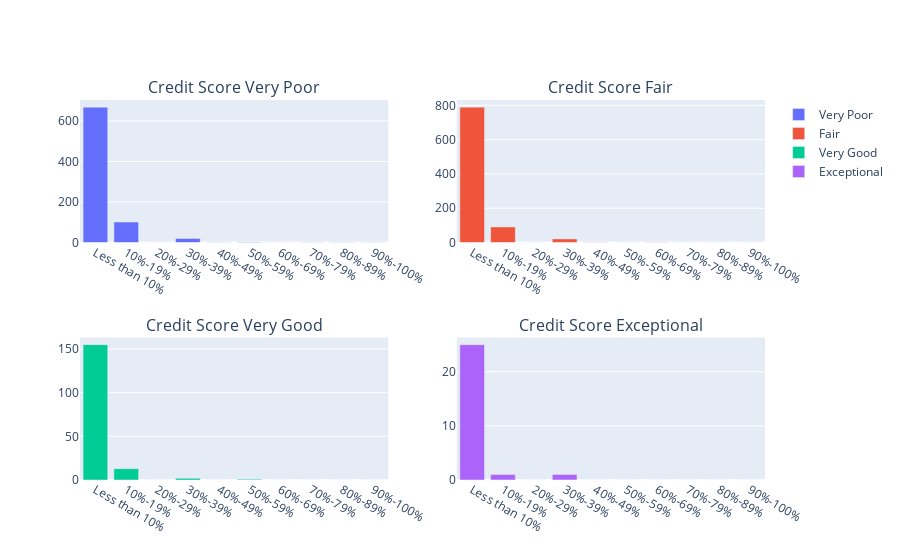

Write notebook code for a chart like this one.
### Code cell
#LETS MAKE SOME BAR GRAPHS USING THE NUMBERS FROM ABOVE
fig = make_subplots(
    rows=2, cols=2,
    subplot_titles=("Credit Score Very Poor", "Credit Score Fair", "Credit Score Very Good", "Credit Score Exceptional"))

fig.add_trace(go.Bar(x=['Less than 10%', '10%-19%', '20%-29%','30%-39%','40%-49%','50%-59%',
                        '60%-69%','70%-79%','80%-89%','90%-100%'],
                     y=[668, 101, 0,20,1,2,0,1,1,1],name='Very Poor'),row=1, col=1)

fig.add_trace(go.Bar(x=['Less than 10%', '10%-19%', '20%-29%','30%-39%','40%-49%','50%-59%',
                        '60%-69%','70%-79%','80%-89%','90%-100%'],
                     y=[790,91,0,21,2,0,2,0,0,0],name='Fair'),row=1, col=2)

fig.add_trace(go.Bar(x=['Less than 10%', '10%-19%', '20%-29%','30%-39%','40%-49%','50%-59%',
                        '60%-69%','70%-79%','80%-89%','90%-100%'],
                    y=[155,13,0,2,0,1,0,0,0,0],name='Very Good'),row=2, col=1)

fig.add_trace(go.Bar(x=['Less than 10%', '10%-19%', '20%-29%','30%-39%','40%-49%','50%-59%',
                        '60%-69%','70%-79%','80%-89%','90%-100%'],
                     y=[25,1,0,1,0,0,0,0,0,0],name='Exceptional'),row=2, col=2)


fig.show()

### Figure 1 — Plotly figure (JSON) as saved in the notebook; plotly's stock layout.template omitted (floating-point values rounded to 4 significant figures)
{"data": [{"name": "Very Poor", "type": "bar", "x": ["Less than 10%", "10%-19%", "20%-29%", "30%-39%", "40%-49%", "50%-59%", "60%-69%", "70%-79%", "80%-89%", "90%-100%"], "xaxis": "x", "y": [668, 101, 0, 20, 1, 2, 0, 1, 1, 1], "yaxis": "y"}, {"name": "Fair", "type": "bar", "x": ["Less than 10%", "10%-19%", "20%-29%", "30%-39%", "40%-49%", "50%-59%", "60%-69%", "70%-79%", "80%-89%", "90%-100%"], "xaxis": "x2", "y": [790, 91, 0, 21, 2, 0, 2, 0, 0, 0], "yaxis": "y2"}, {"name": "Very Good", "type": "bar", "x": ["Less than 10%", "10%-19%", "20%-29%", "30%-39%", "40%-49%", "50%-59%", "60%-69%", "70%-79%", "80%-89%", "90%-100%"], "xaxis": "x3", "y": [155, 13, 0, 2, 0, 1, 0, 0, 0, 0], "yaxis": "y3"}, {"name": "Exceptional", "type": "bar", "x": ["Less than 10%", "10%-19%", "20%-29%", "30%-39%", "40%-49%", "50%-59%", "60%-69%", "70%-79%", "80%-89%", "90%-100%"], "xaxis": "x4", "y": [25, 1, 0, 1, 0, 0, 0, 0, 0, 0], "yaxis": "y4"}], "layout": {"annotations": [{"font": {"size": 16}, "showarrow": false, "text": "Credit Score Very Poor", "x": 0.225, "xanchor": "center", "xref": "paper", "y": 1, "yanchor": "bottom", "yref": "paper"}, {"font": {"size": 16}, "showarrow": false, "text": "Credit Score Fair", "x": 0.775, "xanchor": "center", "xref": "paper", "y": 1, "yanchor": "bottom", "yref": "paper"}, {"font": {"size": 16}, "showarrow": false, "text": "Credit Score Very Good", "x": 0.225, "xanchor": "center", "xref": "paper", "y": 0.375, "yanchor": "bottom", "yref": "paper"}, {"font": {"size": 16}, "showarrow": false, "text": "Credit Score Exceptional", "x": 0.775, "xanchor": "center", "xref": "paper", "y": 0.375, "yanchor": "bottom", "yref": "paper"}], "xaxis": {"anchor": "y", "domain": [0, 0.45]}, "xaxis2": {"anchor": "y2", "domain": [0.55, 1]}, "xaxis3": {"anchor": "y3", "domain": [0, 0.45]}, "xaxis4": {"anchor": "y4", "domain": [0.55, 1]}, "yaxis": {"anchor": "x", "domain": [0.625, 1]}, "yaxis2": {"anchor": "x2", "domain": [0.625, 1]}, "yaxis3": {"anchor": "x3", "domain": [0, 0.375]}, "yaxis4": {"anchor": "x4", "domain": [0, 0.375]}}}
